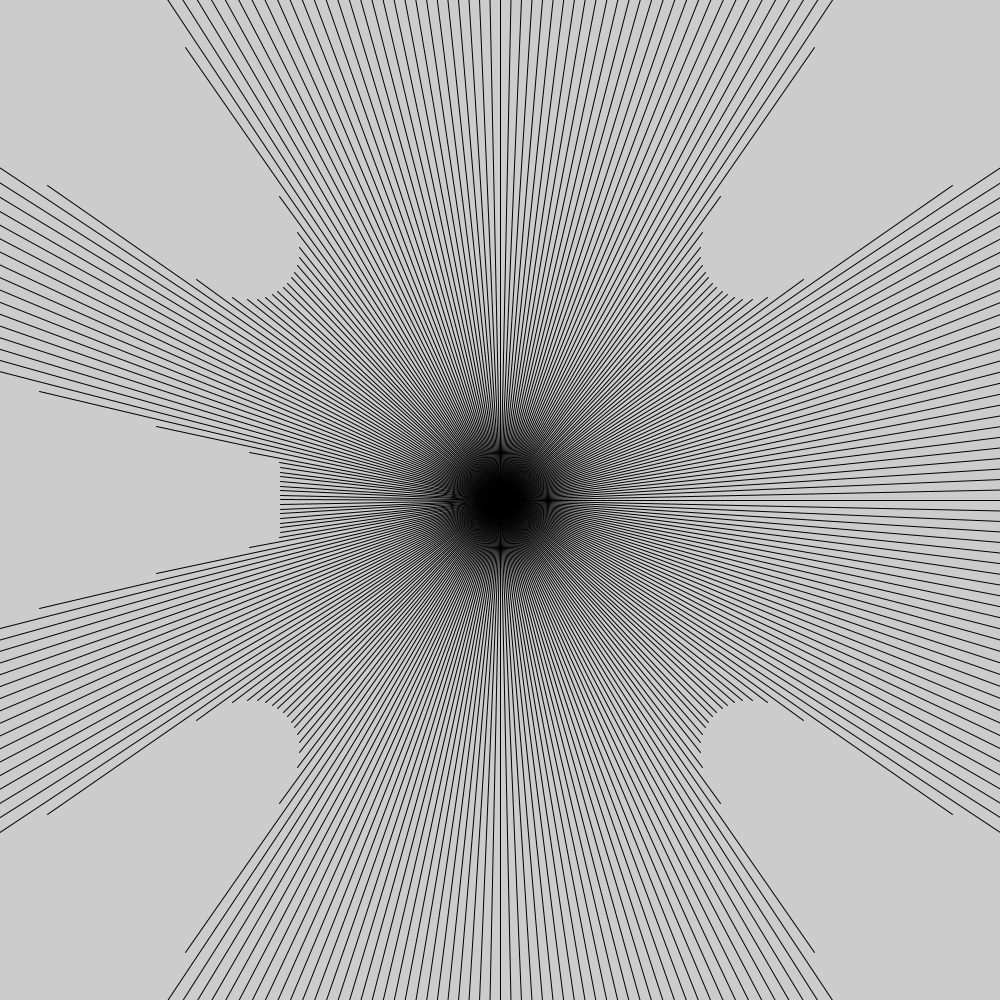
Frame 1 (no input)
Frame 60 (the mouse pressed at the canvas centre just before this capture): identical to frame 1, image omitted
Frame 120 (the mouse held since frame 60 and released just before this capture): identical to frame 1, image omitted

The Processing sketch that drew this single still picture (run headless with seeded random() and noise(); from frame 60 on, the mouse is pressed at the canvas centre):

// Processing sketch: sketch_2D_euclidean
// ── sketch_2D_euclidean.pde
void setup(){
  size(1000,1000);
}
PVector pos = new PVector(0,0);
PVector vos = new PVector(0,0);
void draw(){
  pos.add(vos);
  vos.mult(.99);
  translate(500,500);
  background(204);
  rayTrace(pos);
}

float sdAll(PVector p){
  PVector pos1 = new PVector(250, 250);
  PVector pos2 = new PVector(-250, 250);
  PVector pos3 = new PVector(-250, -250);
  PVector pos4 = new PVector(250, -250);
  PVector pos5 = new PVector(300, 0);
  
  return min(
          min( 
            min( 
             min(
               sdCircle(PVector.add(p, pos1), 50),
               sdCircle(PVector.add(p, pos2), 50)
               ),
             sdCircle(PVector.add(p, pos3), 50)
               ),
            sdCircle(PVector.add(p, pos4), 50)
              ),
           sdBox(PVector.add(p, pos5), new PVector(80, 40))
           );
}

void rayTrace(PVector p){
  int nrays = 300;
  float frac = TAU/nrays;
  for (int i = 0; i<nrays;i++){
    float theta = frac*i;
    PVector p2 = p.copy();
    //p2.add(new PVector(250,250));
    float cumul_dist = 0;
    for (int j = 0; j < 10; j++){
      float dist = sdAll(p2);
      cumul_dist += dist;
      p2.add(new PVector(cos(theta)*dist, dist*sin(theta)));
      if (dist < 0){
        break;
      }
    }
    PVector p3 = p.copy();
    p3.add(new PVector(cos(theta)*cumul_dist, cumul_dist*sin(theta)));
    line(p.x, p.y, p3.x, p3.y);
  }
  
}

void keyPressed(){
  if (keyCode == DOWN){
    vos.y += 1;
  }
  if (keyCode == UP){
    vos.y -= 1;
  }
  if (keyCode == RIGHT){
    vos.x += 1;
  }
  if (keyCode == LEFT){
    vos.x -= 1;
  }
}

// ── raytrac.pde
//iquiles

float sdCircle( PVector p, float r ) 
{
    return p.mag()-r;
}


float sdBox( PVector p, PVector b ) 
{
    PVector d = PVector.add(new PVector(abs(p.x), abs(p.y)), b.mult(-1));
    return (new PVector(max(d.x, 0), max(d.y, 0))).mag() + min(max(d.x, d.y), 0);
}
